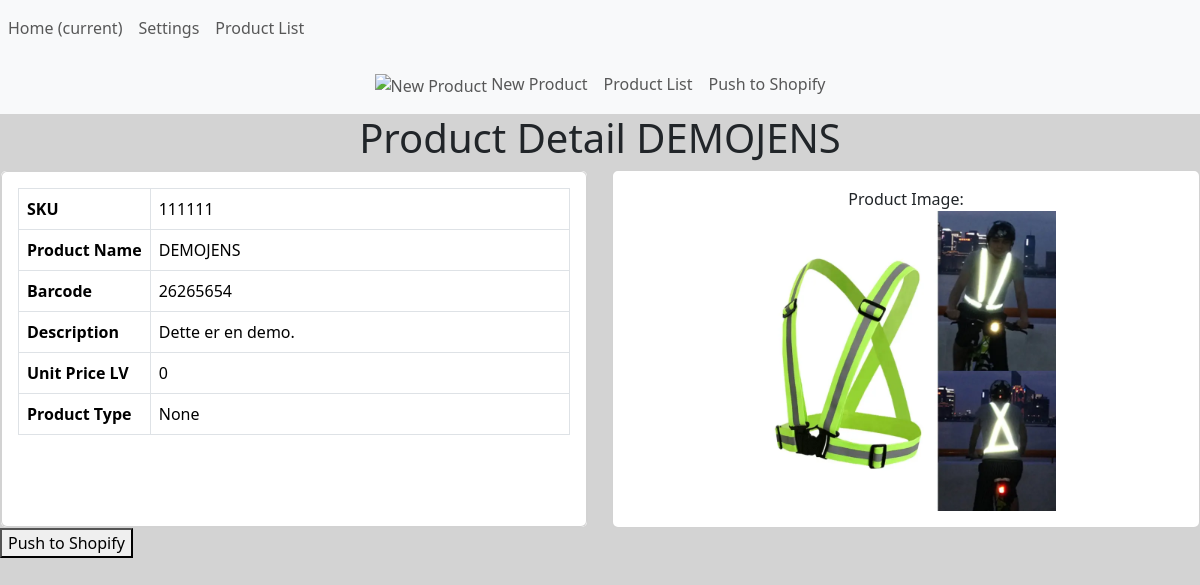
The app's page /product/1/, older data.
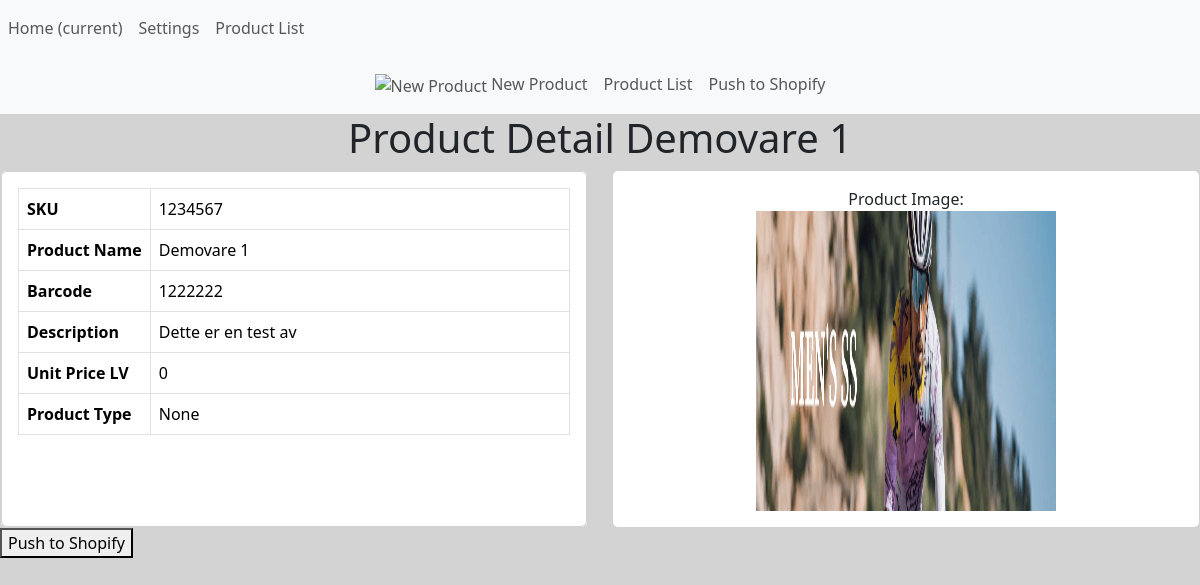
The same page, newer data.
### pimApp/models.py (models this page shows, shortened)
class Product(models.Model):
    sku = models.CharField(max_length=20 ,blank=False, null=False)
    product_name = models.CharField(max_length=50 ,blank=False, null=False)
    description = models.CharField(max_length=200 ,blank=False, null=False)
    product_image = models.ImageField(upload_to='product_images/', null=True, blank=True)
    manufacturer = models.CharField(max_length=20 ,blank=False, null=False)
    weight = models.IntegerField(blank=True, null=False)
    length = models.IntegerField(blank=True, null=True)
    width = models.IntegerField(blank=True, null=True)
    barcode = models.IntegerField()
    collection_products = models.ManyToManyField(Collections)
    product_type = models.CharField(max_length=20 ,blank=False, null=True)
    unit_price = models.IntegerField(blank=True, null=False, default=0)
    status = models.CharField(max_length=20 ,blank=False, null=True)
    tags = models.CharField(max_length=255, blank=True, null=True)
    category = models.ForeignKey(Product_Category, on_delete=models.CASCADE, blank=True, null=True)

### pimApp/views.py (the view)
# urls.py: path('product/<str:pk>/', views.product_detail, name='product_detail'),
def product_detail(request,pk):
    product = get_object_or_404(Product, pk=pk)
    product_detail = Product.objects.get(id=pk)
    product_all = Product.objects.all()
    context = {
        'product_detail': product_detail,
        'product_all': product_all,
        'product': product,
    }
    return render(request, 'product_detailView.html', context)

### pimApp/templates/product_detailView.html (shortened to what this page needs)
{% extends 'base.html' %}
{% block content %}
{% include 'product_detail_navbar.html' %}
<center><h1>Product Detail {{ product_detail.product_name }}</h1></center>
<div class="container-max-width">
    <div class="row d-flex align-items-stretch">
        <div class="col text-center">
            <div class="card h-100">
                <div class="card card-body text-start">
                    <table class="table table-bordered">
                        <tbody>
                            <tr>
                                <th scope="row">SKU</th>
                                <td>{{ product_detail.sku }}</td>
                            </tr>
                            <tr>
                                <th scope="row" style="width: 1%; white-space: nowrap;">Product Name</th>
                                <td>{{ product_detail.product_name }}</td>
                            </tr>
                            <tr>
                                <th scope="row">Barcode</th>
                                <td>{{ product_detail.barcode }}</td>
                            </tr>
                            <tr>
                                <th scope="row">Description</th>
                                <td>{{ product_detail.description }}</td>
                            </tr>
                            <tr>
                                <th scope="row" style="width: 1%; white-space: nowrap;">Unit Price LV</th>
                                <td>{{ product_detail.unit_price }}</td>
                            </tr>
                            <tr>
                                <th scope="row">Product Type</th>
                                <td>{{ product_detail.product_type }}</td>
                            </tr>
                        </tbody>
                    </table>
                </div>
            </div>
        </div>
        <div class="col text-center">
            <div>
                <div class="card card-body">
                    <center>Product Image:</center>
                    <center><img src="{{ product_detail.product_image.url }}" alt="" width="300" height="300"></center>
                </div>
            </div>
        </div>
    </div>
</div>
<div>
    <form action="{% url 'push_product_to_shopify' product.pk %}" method="post">
        <button type="submit">Push to Shopify</button>
    </form>
</div>
{% endblock %}

Row changes from the older to the newer data that the page shows:
changed Product "None": product_name "DEMOJENS" → "Demovare 1"; sku "111111" → "1234567"; barcode "26265654" → "1222222"; description "Dette er en demo." → "Dette er en test av"; product_image: a different picture
